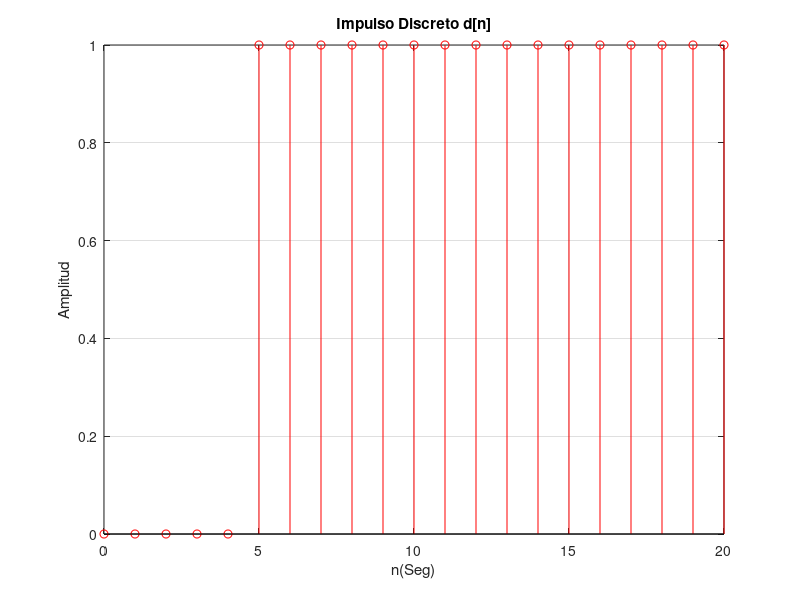

Reproduce this figure in MATLAB.
nmax=20; # límite superior de la escala de tiempo
nmin=0; # límite inferior de la escala de tiempo
t=-5;      # señala adelanto o retraso del pulso      
A=1;     # amplitud del pulso 
nn =nmin:nmax; # Rango de tiempo discreto
# valor de cada muestra en el tiempo discreto
x = [zeros(1, abs(nmin)-t) A A*(ones(1,abs(nmax)+t))];
stem(nn,x,'r');
xlabel('n(Seg)');  ylabel('Amplitud');
title('Impulso Discreto d[n]');
grid on;
